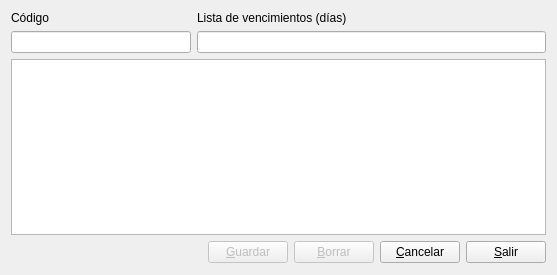
<?xml version="1.0" encoding="UTF-8"?>
<ui version="4.0">
 <class>tiposvenci</class>
 <widget class="QDialog" name="tiposvenci">
  <property name="geometry">
   <rect>
    <x>0</x>
    <y>0</y>
    <width>557</width>
    <height>275</height>
   </rect>
  </property>
  <property name="windowTitle">
   <string>Edición / alta tipos de vencimientos</string>
  </property>
  <layout class="QVBoxLayout" name="verticalLayout_3">
   <item>
    <layout class="QHBoxLayout" name="horizontalLayout">
     <item>
      <layout class="QVBoxLayout" name="verticalLayout">
       <item>
        <widget class="QLabel" name="label">
         <property name="text">
          <string>Código</string>
         </property>
        </widget>
       </item>
       <item>
        <widget class="QLineEdit" name="codigolineEdit">
         <property name="minimumSize">
          <size>
           <width>180</width>
           <height>0</height>
          </size>
         </property>
         <property name="maximumSize">
          <size>
           <width>180</width>
           <height>16777215</height>
          </size>
         </property>
        </widget>
       </item>
      </layout>
     </item>
     <item>
      <layout class="QVBoxLayout" name="verticalLayout_2">
       <item>
        <widget class="QLabel" name="label_2">
         <property name="text">
          <string>Lista de vencimientos (días)</string>
         </property>
        </widget>
       </item>
       <item>
        <widget class="QLineEdit" name="descriplineEdit"/>
       </item>
      </layout>
     </item>
    </layout>
   </item>
   <item>
    <widget class="QTableView" name="tabla"/>
   </item>
   <item>
    <layout class="QHBoxLayout" name="horizontalLayout_2">
     <item>
      <spacer name="horizontalSpacer">
       <property name="orientation">
        <enum>Qt::Horizontal</enum>
       </property>
       <property name="sizeHint" stdset="0">
        <size>
         <width>48</width>
         <height>23</height>
        </size>
       </property>
      </spacer>
     </item>
     <item>
      <widget class="QPushButton" name="guardarpushButton">
       <property name="enabled">
        <bool>false</bool>
       </property>
       <property name="text">
        <string>&amp;Guardar</string>
       </property>
       <property name="default">
        <bool>true</bool>
       </property>
      </widget>
     </item>
     <item>
      <widget class="QPushButton" name="borrarpushButton">
       <property name="enabled">
        <bool>false</bool>
       </property>
       <property name="text">
        <string>&amp;Borrar</string>
       </property>
      </widget>
     </item>
     <item>
      <widget class="QPushButton" name="cancelarpushButton">
       <property name="text">
        <string>&amp;Cancelar</string>
       </property>
      </widget>
     </item>
     <item>
      <widget class="QPushButton" name="salirpushButton">
       <property name="text">
        <string>&amp;Salir</string>
       </property>
      </widget>
     </item>
    </layout>
   </item>
  </layout>
 </widget>
 <resources/>
 <connections>
  <connection>
   <sender>salirpushButton</sender>
   <signal>clicked()</signal>
   <receiver>tiposvenci</receiver>
   <slot>reject()</slot>
   <hints>
    <hint type="sourcelabel">
     <x>587</x>
     <y>271</y>
    </hint>
    <hint type="destinationlabel">
     <x>643</x>
     <y>231</y>
    </hint>
   </hints>
  </connection>
 </connections>
</ui>
